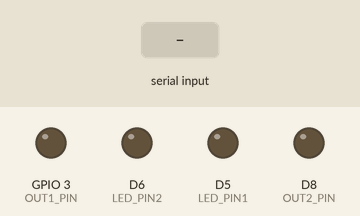
Bench run of a sketch on a simulated ESP8266 (NodeMCU). Shown: output pins drawn as LEDs (lit = HIGH). Dashed ring = blinking. Inputs (shaded band) come from the test bench.

Above: at 1.2 s.
1.3 s: "DEMO 1\n" received over Serial
At 1.6 s:
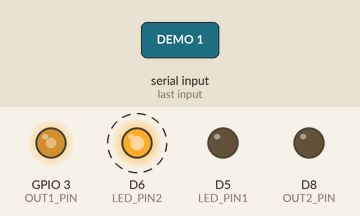
At 2.55 s:
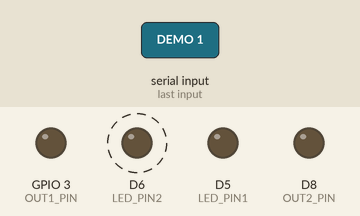
Timing chart, 0 to 15.4 s (numbered marks = the images above; inputs shaded):
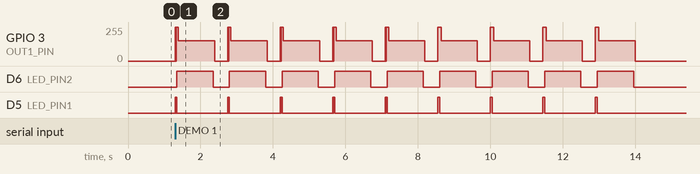

Measured:
- after the input at 1.3 s, D6 (LED_PIN2): alternates HIGH for 1.0 s and LOW for 0.45 s, starting after 0.05 s

The sketch:

coarse_modulation.ino
```cpp
int POT_PIN = A0;
int OUT1_PIN = D9;
int OUT2_PIN = D8;

int LED_PIN1 = D5;
int LED_PIN2 = D6;

int last = 0;
int val = 0;

int init_acc_time = 13;
int total_travel_time = 50;


void setup() {
  pinMode(OUT1_PIN, OUTPUT);
  pinMode(OUT2_PIN, OUTPUT);
  pinMode(LED_PIN1, OUTPUT);
  pinMode(LED_PIN2, OUTPUT);
  digitalWrite(OUT1_PIN, LOW);
  digitalWrite(OUT2_PIN, LOW);

  Serial.begin(9600);
}

void command_init(int targetMask, int duration) {
  if (duration <= 0) {
    return;
  }
  if (targetMask % 2 == 1) {
    digitalWrite(OUT1_PIN, HIGH);
  }
  if (targetMask > 1) {
    digitalWrite(OUT2_PIN, HIGH);
  }
  digitalWrite(LED_PIN1, HIGH);
  delay(duration);
  digitalWrite(OUT1_PIN, LOW);
  digitalWrite(OUT2_PIN, LOW);
  digitalWrite(LED_PIN1, LOW);
}

void command_push(int targetMask, int duration) {
  if (duration <= 0) {
    return;
  }
  int idle_time = max(0, (total_travel_time - init_acc_time) - duration);
  if (targetMask % 2 == 1) {
    digitalWrite(OUT1_PIN, HIGH);
  }
  if (targetMask > 1) {
    digitalWrite(OUT2_PIN, HIGH);
  }
  digitalWrite(LED_PIN1, HIGH);
  delay(init_acc_time);
  digitalWrite(OUT1_PIN, LOW);
  digitalWrite(OUT2_PIN, LOW);
  digitalWrite(LED_PIN1, LOW);
  delay(idle_time);
  if (targetMask % 2 == 1) {
    digitalWrite(OUT1_PIN, HIGH);
  }
  if (targetMask > 1) {
    digitalWrite(OUT2_PIN, HIGH);
  }
  digitalWrite(LED_PIN1, HIGH);
  delay(max(total_travel_time - init_acc_time - idle_time, duration - idle_time));
  digitalWrite(OUT1_PIN, LOW);
  digitalWrite(OUT2_PIN, LOW);
  digitalWrite(LED_PIN1, LOW);
}

void command_hold(int targetMask, int force, int duration) {
  command_push(targetMask, force);
  duration = duration*1000;
  digitalWrite(LED_PIN2, HIGH);
  for(int i=0;i<duration;i++) {
    if (i%4>0) {
      if (targetMask % 2 == 1) {
        digitalWrite(OUT1_PIN, HIGH);
      }
      if (targetMask > 1) {
        digitalWrite(OUT2_PIN, HIGH);
      }
    } else {
      digitalWrite(OUT1_PIN, LOW);
      digitalWrite(OUT2_PIN, LOW);
    }
  }

  digitalWrite(OUT1_PIN, LOW);
  digitalWrite(OUT2_PIN, LOW);
  digitalWrite(LED_PIN2, LOW);
}

void command_init_demo(int targetMask) {
  int min = 25;
  int max = 50;
  if (targetMask % 2 == 1) {
    for (int i=min; i<max; i++) {
      command_init(1, i);
      delay(500);
    }
  }
  if (targetMask > 1) {
    for (int i=min; i<max; i++) {
      command_init(2, i);
      delay(500);
    }
  }
}

void command_demo(int targetMask) {
  int min = 15;
  int max = 40;
  if (targetMask % 2 == 1) {
    for (int i=min; i<max; i+=3) {
      command_hold(1, i, 200);
      delay(400);
    }
  }
  if (targetMask > 1) {
    for (int i=min; i<max; i+=3) {
      command_hold(2, i, 200);
      delay(400);
    }
  }
}

void loop() {
  if (Serial.available()) {
    int targetMask = 1;
    String command = Serial.readStringUntil('\n');
    command.trim();

    if (command.startsWith("M")) {
      command = command.substring(1);
      targetMask = 3;
    }

    if (command.startsWith("R")) {
      command = command.substring(1);
      targetMask = 2;
    }

    if (command.startsWith("INIT ")) {
      int duration = command.substring(5).toInt();
      command_init(targetMask, duration);
    }
    if (command.startsWith("PUSH ")) {
      int duration = command.substring(5).toInt();
      command_push(targetMask, duration);
    }
    if (command.startsWith("DEMO")) {
      command_demo(targetMask);
    }
    if (command.startsWith("INIT_DEMO")) {
      command_init_demo(targetMask);
    }
    if (command.startsWith("HOLD")) {
      int spaceIndex = command.indexOf(' ', 5);
      if (spaceIndex > 5) {
        int force = command.substring(5, spaceIndex).toInt();
        int duration = command.substring(spaceIndex + 1).toInt();
        command_hold(targetMask, force, duration);
      }
    }
  }
}
```
